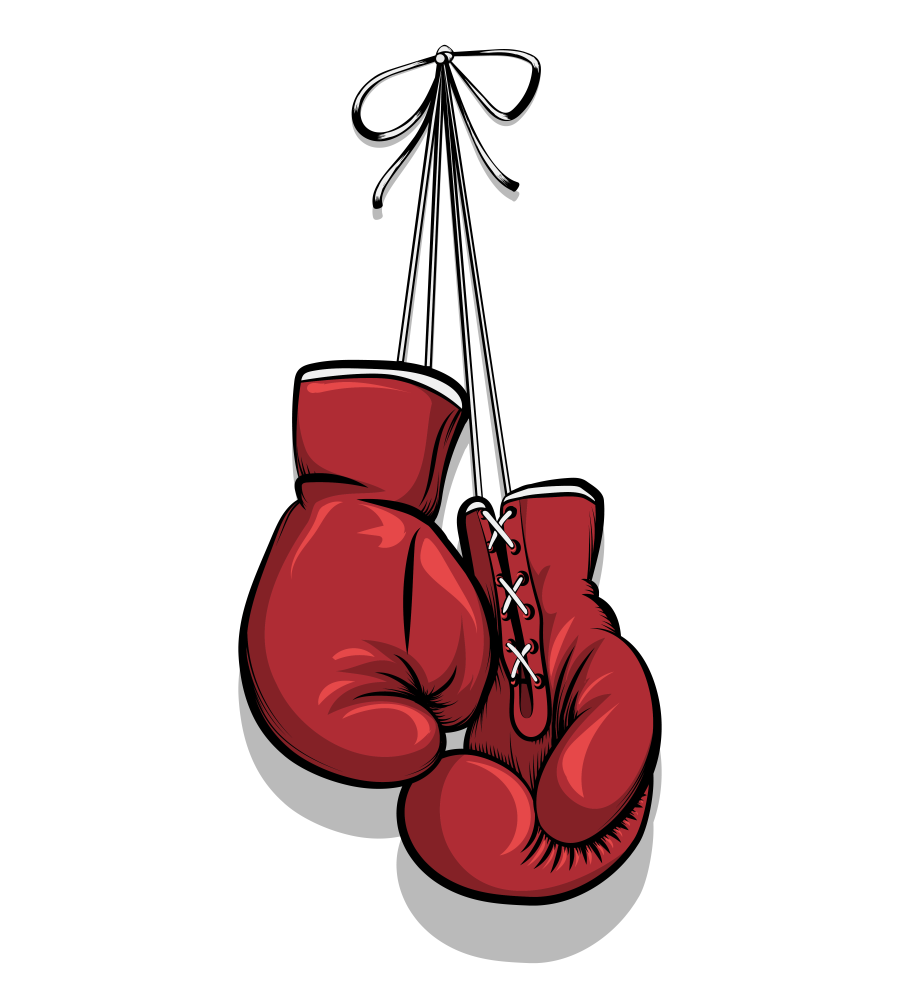
#> input picture Images/gloves.jpg, 4500 x 5000 px, given in place of the camera (shown at 1/5 size)
$ python cv.py
#> lines starting #> are read from the running program, lines starting #| are printed output that depends on the picture; after the words box and inside, x2 and y2 are one past the last pixel; in counts of white or black regions, pixels touching at a corner belong together
# importing the modules
import cv2
import numpy as np
import time

# set screen settings
frameWidth = 960
frameHeight = 540

# Line configuration
START = (1000, 0)
END = (1000, 800)
COLOUR = (0, 255, 0)
THICKNESS = 9

# Webcam video settings
cap = cv2.VideoCapture(0)
cap.set(3, frameWidth)
cap.set(4, frameHeight)

# Webcam brightness
cap.set(10, 150)

# Last detection of colour
last_detection_time = {
    'red': 0,
    'blue': 0
}

# Detection cooldown period
detection_cooldown = 1  # Adjust as needed


# Detection check
def can_detect_again(color):
    current_time = time.time()
    if current_time - last_detection_time[color] > detection_cooldown:
        last_detection_time[color] = current_time
        return True
    return False


# Function to check if rectangle intersects with the line
def intersects_with_line(x, y, w, h, line_start, line_end):
    # Create a detection zone around the line
    line_thickness = 10  # You can adjust this based on your line thickness and desired sensitivity
    line_x_min = min(line_start[0], line_end[0]) - line_thickness
    line_x_max = max(line_start[0], line_end[0]) + line_thickness

    # Check if any part of the rectangle is within the detection zone of the line
    if x < line_x_max and x + w > line_x_min:
        return True

    return False

# Main program
while True:
    success, img = cap.read()
#> img is the input picture: shape (5000, 4500, 3); mean B, G, R 213.8, 212.9, 229.5
    if not success:
        break

    # Convert to HSV color space
    hsv = cv2.cvtColor(img, cv2.COLOR_BGR2HSV)
#> hsv: shape (5000, 4500, 3); mean H, S, V 22.9, 26.9, 229.5

    # Red color range
    lower_red1 = np.array([170, 75, 50])
    upper_red1 = np.array([180, 255, 255])

    # Blue color range
    lower_blue = np.array([100, 75, 50])
    upper_blue = np.array([120, 255, 255])

    # Create masks for red and blue
    mask_red = cv2.inRange(hsv, lower_red1, upper_red1)
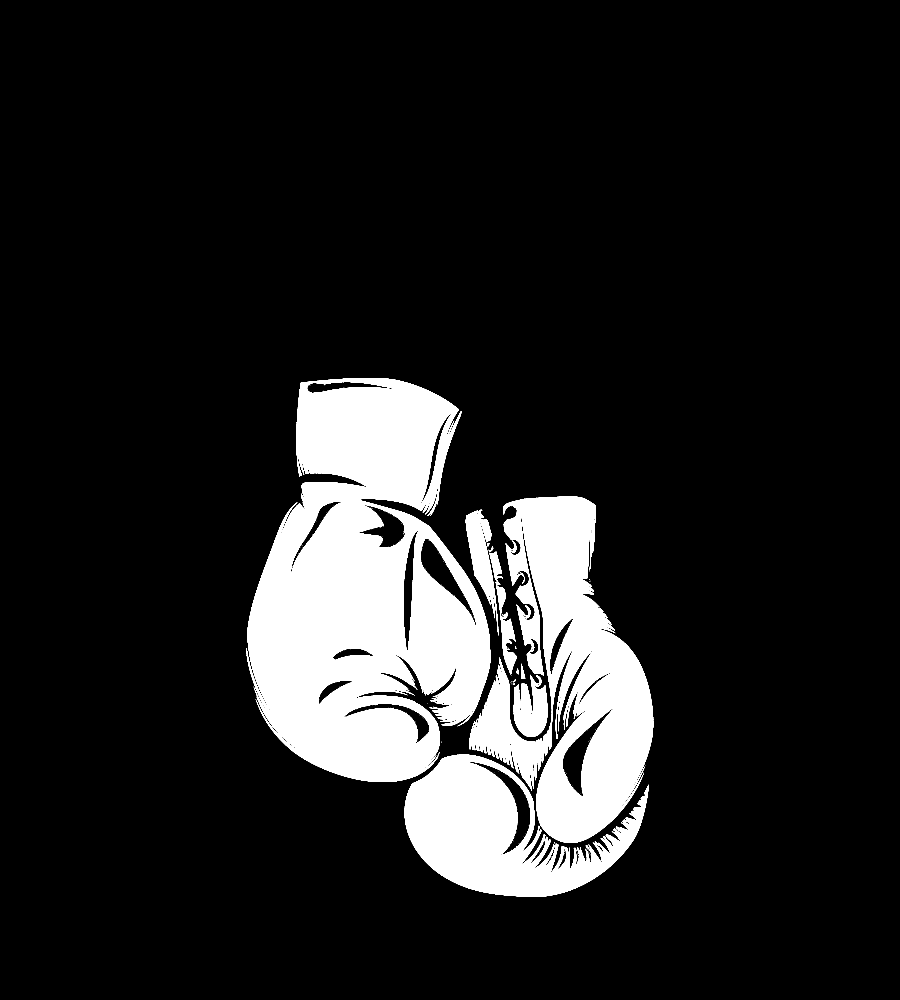
#> mask_red: shape (5000, 4500) (shown at 1/5 size); 12.7% white; 593 white regions (573 under 20 px)
    mask_blue = cv2.inRange(hsv, lower_blue, upper_blue)
#> mask_blue: shape (5000, 4500); every value is 0

    # Find contours and draw them for red
    contours_red, _ = cv2.findContours(mask_red, cv2.RETR_TREE, cv2.CHAIN_APPROX_SIMPLE)
#> contours_red = 1593 contours, 1557 with area under 20; largest, box (x1, y1, x2, y2) and area: (1233, 1890, 2454, 3910) 1709221, (2347, 2482, 3266, 4215) 735690, (2023, 3773, 3244, 4485) 442032, (2515, 2499, 2718, 3379) 52215, (2569, 3374, 2737, 3685) 34978
    for cnt in contours_red:
        area = cv2.contourArea(cnt)
        if area > 400:
            x, y, w, h = cv2.boundingRect(cnt)
            cv2.rectangle(img, (x, y), (x + w, y + h), (0, 0, 255), 3)
#> this loop made 1593 passes
#> (area, x, y, w, h) on passes 104, 176, 277, 313, 340, 351, 354, 375, 379, 397, 545, 633: (442032.5, 2023, 3773, 1221, 712), (28516, 2330, 3805, 324, 473), (34978, 2569, 3374, 168, 311), (661.5, 2607, 3319, 19, 74), (14470.5, 2481, 2924, 104, 448), (4363.5, 2447, 2757, 67, 167), (31910.5, 2329, 2555, 164, 619), (4101.5, 2389, 2549, 69, 162), (52215, 2515, 2499, 203, 880), (735689.5, 2347, 2482, 919, 1733), (29415, 2811, 3521, 278, 468), (2864.5, 2892, 3359, 174, 164)
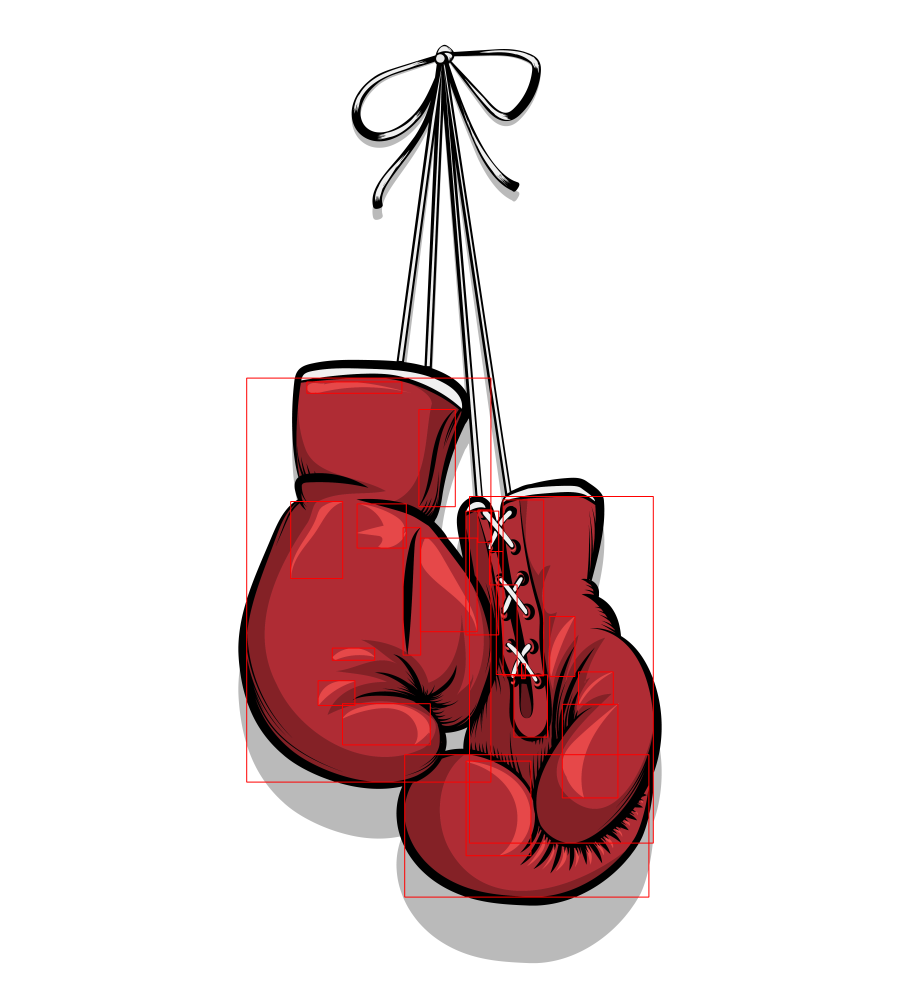
#> img: shape (5000, 4500, 3) (shown at 1/5 size); mean B, G, R 213.2, 212.3, 230.5

    # Find contours and draw them for blue
    contours_blue, _ = cv2.findContours(mask_blue, cv2.RETR_TREE, cv2.CHAIN_APPROX_SIMPLE)
#> contours_blue = []
    for cnt in contours_blue:
        area = cv2.contourArea(cnt)
        if area > 400:
            x, y, w, h = cv2.boundingRect(cnt)
            cv2.rectangle(img, (x, y), (x + w, y + h), (255, 0, 0), 3)
#> this loop made 0 passes

    # Red detection
    for cnt in contours_red:
        area = cv2.contourArea(cnt)
        if area > 400:
            x, y, w, h = cv2.boundingRect(cnt)
            if intersects_with_line(x, y, w, h, START, END):
                if can_detect_again('red'):
                    print("Red object touching the line detected")
            cv2.rectangle(img, (x, y), (x + w, y + h), (0, 0, 255), 3)

    # Find contours and draw them for blue
    contours_blue, _ = cv2.findContours(mask_blue, cv2.RETR_TREE, cv2.CHAIN_APPROX_SIMPLE)
    for cnt in contours_blue:
        area = cv2.contourArea(cnt)
        if area > 400:
            x, y, w, h = cv2.boundingRect(cnt)
            if intersects_with_line(x, y, w, h, START, END):
                if can_detect_again('blue'):
                    print("Blue object touching the line detected")
            cv2.rectangle(img, (x, y), (x + w, y + h), (255, 0, 0), 3)

    # Add line
    cv2.line(img, START, END, COLOUR, THICKNESS)

    # displaying output on Screen
    cv2.imshow("Punch Tracker", img)

    # condition to break programs execution
    if cv2.waitKey(1) & 0xFF == ord('q'):
#> (key q is pressed here)
        break

cap.release()
cv2.destroyAllWindows()
